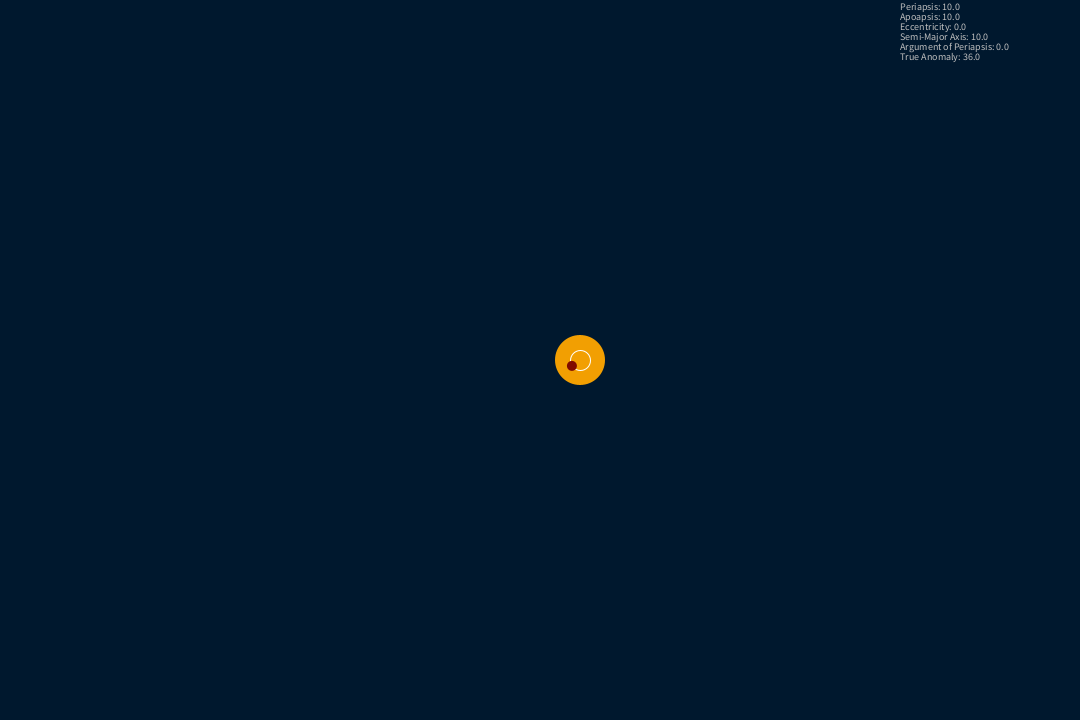
Frame 1 (no input)
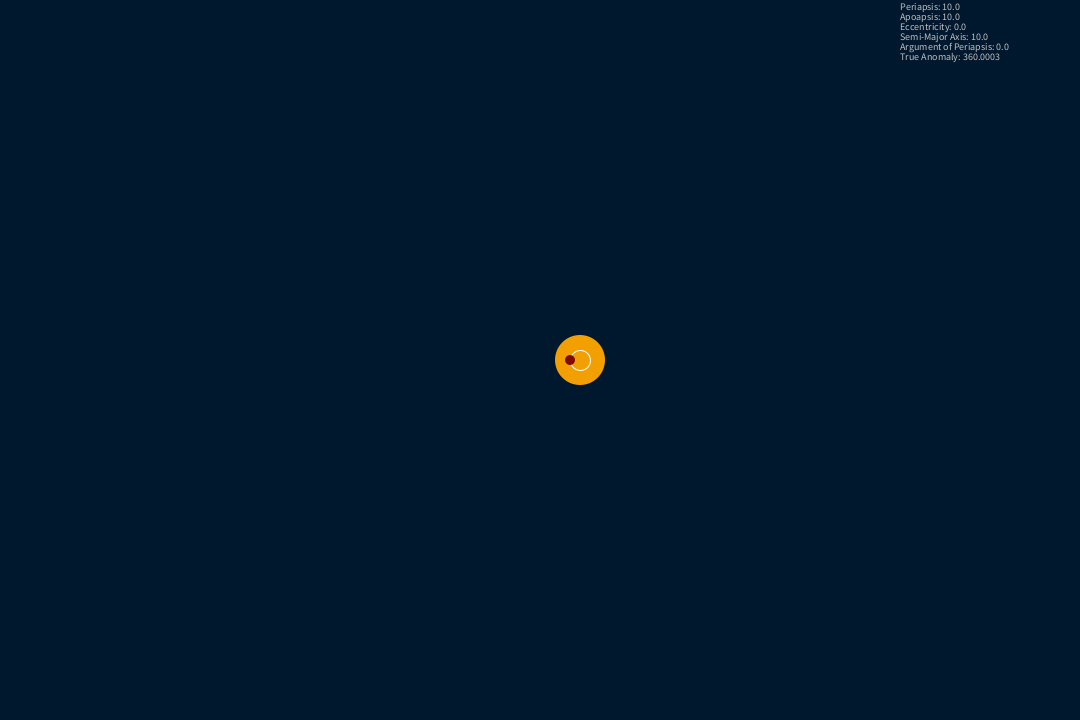
Frame 60 (the mouse pressed at the canvas centre just before this capture)
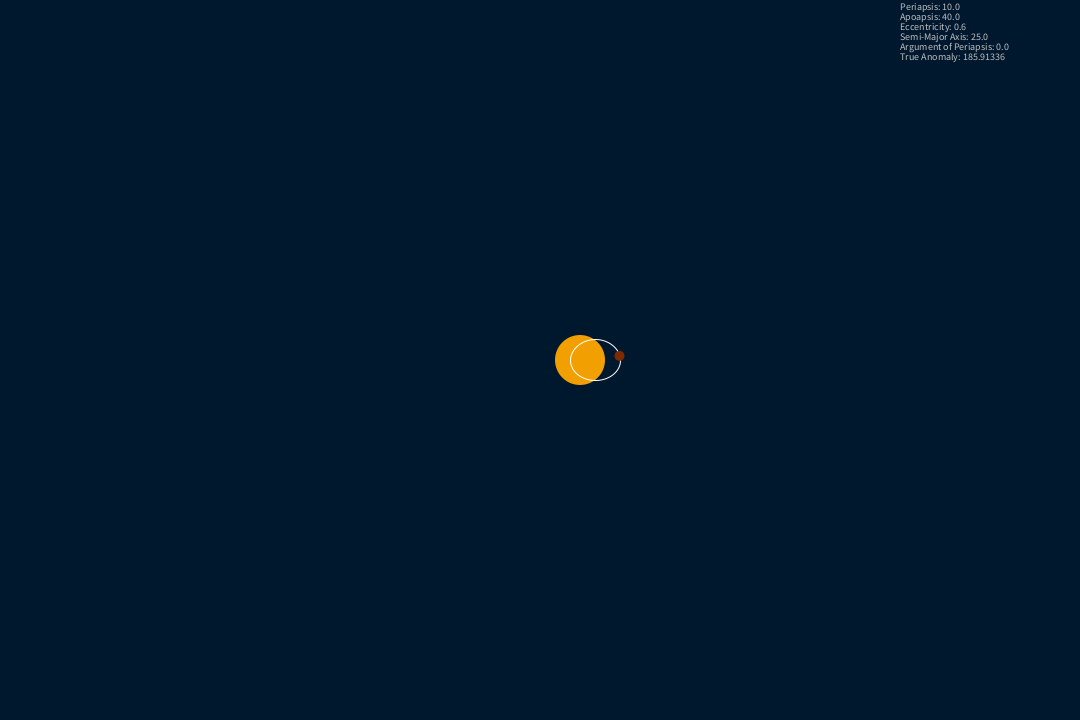
Frame 120 (the mouse held since frame 60 and released just before this capture)

The Processing sketch that drew these frames (run headless with seeded random() and noise(); from frame 60 on, the mouse is pressed at the canvas centre):

// Processing sketch: processing_119175
// ── processing_119175.pde

float x = 580;
float y = 360;
float t = 0;
float dt = 0.01;
float G = 4*pow(PI,2);
float M = 100000;
float Pe = 10;
float Omega = 0;
float Ap = 10;
float e = 0;
float theta = 0;
float saveX = x+10;
float saveY = y;
float spaceX = x-10;
float spaceY = y;

float semiMajor(float e, float pe) {
  float a = pe / (1-e);
  return a;
}
float semiMinor(float a, float e) {
  float b = a*sqrt((1-pow(e, 2)));
  return b;
}
float r(float a, float e, float theta) {
  float r = a * (1-pow(e, 2))/(1+e*cos(theta));
  return r;
}
float dtheta(float theta, float e, float a) {
  float h = sqrt(a*(1-pow(e,2))*G*M);
  float r = r(a, e, theta);
  float dtheta = dt*h*pow(r,-2);
  return dtheta;
}

void orbit(float Fpe, float Fomega, float Fe, float Fx, float Fy, float FG, float FMass, float Ftheta) {
  noFill();
  stroke(255);
  pushMatrix();
  translate(Fx, Fy);
  rotate(Fomega);
  float Fa = semiMajor(Fe, Fpe);
  float Fb = semiMinor(Fa, Fe);
  float Frad = r(Fa, Fe, Ftheta);
  noFill();
  stroke(255);
  ellipse(Fa-Fpe, 0, Fa*2, Fb*2);
  noStroke();
  colorMode(HSB,360,100,100);
  fill(Frad/2,100,50);
  ellipse(-cos(Ftheta)*Frad, Frad*sin(Ftheta), 10, 10);
  colorMode(RGB,255,255,255);
  popMatrix();
}

void setup() {
  size(1080, 720);
}

void draw() {
  t += dt;
  e = (Ap-Pe)/(Ap+Pe);
  float a = Ap/(1+e);
  float P = 2*PI*sqrt(pow(a,3)/ (G*M));
  if (theta < 2*PI){
    theta += dtheta(theta, e, a);
  } else {
    theta = theta - 2*PI+dtheta(theta,e,a);
  }
  println(theta);
  //defining user inputs
  if (mousePressed){
    saveX = mouseX;
    saveY = mouseY;
  }
  if (keyPressed){
    if (key == ' ' || key == ' '){
      if (mouseY < y){
        Omega = -acos((mouseX-x)/dist(mouseX,mouseY,x,y));
      } else {
        Omega = acos((mouseX-x)/dist(mouseX,mouseY,x,y));
      }
      spaceX = mouseX;
      spaceY = mouseY;
    }
  }
  if (dist(saveX,saveY,x,y)<dist(spaceX,spaceY,x,y)){
    Pe = dist(saveX,saveY,x,y);
    Ap = dist(spaceX,spaceY,x,y);
  } else {
    Pe = dist(spaceX,spaceY,x,y);
    Ap = dist(saveX,saveY,x,y);
  }

  //actually drawing
  background(0,24,46);
  fill(242,159,2);
  noStroke();
  ellipse(x, y, 50, 50);
  // orbit arguments are as follows:
  // Pe, arg of Pe, e, center of mass x then y, G, Mass, theta?
  fill(95,62,1);
  orbit(Pe, Omega, e, x, y, G, M, theta);

  //Numeric readouts
  textSize(10);
  fill(190);
  text("Periapsis: "+Pe,900,10);
  text("Apoapsis: "+Ap,900,20);
  text("Eccentricity: " + abs(e),900,30);
  text("Semi-Major Axis: "+a,900,40);
  text("Argument of Periapsis: "+Omega*360/(2*PI),900,50);
  text("True Anomaly: "+(theta*360/(2*PI)),900,60);
}
